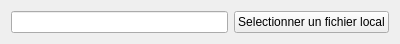
<?xml version="1.0" encoding="UTF-8"?>
<ui version="4.0">
 <class>ImageEdit</class>
 <widget class="QWidget" name="ImageEdit">
  <property name="geometry">
   <rect>
    <x>0</x>
    <y>0</y>
    <width>400</width>
    <height>33</height>
   </rect>
  </property>
  <property name="windowTitle">
   <string>Form</string>
  </property>
  <layout class="QHBoxLayout" name="horizontalLayout">
   <item>
    <widget class="QLineEdit" name="lineEditUrl"/>
   </item>
   <item>
    <widget class="QPushButton" name="pushButtonParcourir">
     <property name="text">
      <string>Selectionner un fichier local</string>
     </property>
    </widget>
   </item>
  </layout>
 </widget>
 <resources/>
 <connections/>
</ui>
